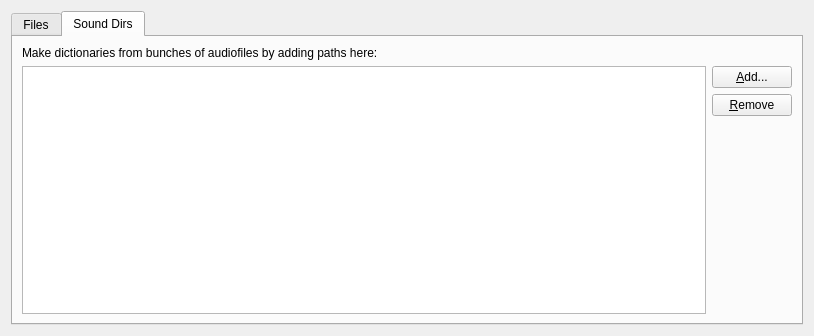
<?xml version="1.0" encoding="UTF-8"?>
<ui version="4.0">
 <class>Sources</class>
 <widget class="QWidget" name="Sources">
  <property name="geometry">
   <rect>
    <x>0</x>
    <y>0</y>
    <width>814</width>
    <height>336</height>
   </rect>
  </property>
  <property name="windowTitle">
   <string notr="true">Sources</string>
  </property>
  <layout class="QVBoxLayout" name="verticalLayout_5">
   <item>
    <widget class="QTabWidget" name="tabWidget">
     <property name="currentIndex">
      <number>1</number>
     </property>
     <property name="iconSize">
      <size>
       <width>15</width>
       <height>15</height>
      </size>
     </property>
     <property name="usesScrollButtons">
      <bool>false</bool>
     </property>
     <widget class="QWidget" name="filesTab">
      <attribute name="icon">
       <iconset resource="resources.qrc">
        <normaloff>:/icons/filesave.png</normaloff>:/icons/filesave.png</iconset>
      </attribute>
      <attribute name="title">
       <string>Files</string>
      </attribute>
      <layout class="QVBoxLayout" name="verticalLayout_2">
       <item>
        <widget class="QLabel" name="label">
         <property name="text">
          <string>Paths to search for the dictionary files:</string>
         </property>
        </widget>
       </item>
       <item>
        <layout class="QHBoxLayout" name="horizontalLayout">
         <item>
          <widget class="QTreeView" name="paths"/>
         </item>
         <item>
          <layout class="QVBoxLayout" name="verticalLayout">
           <item>
            <widget class="QPushButton" name="addPath">
             <property name="text">
              <string>&amp;Add...</string>
             </property>
            </widget>
           </item>
           <item>
            <widget class="QPushButton" name="removePath">
             <property name="text">
              <string>&amp;Remove</string>
             </property>
            </widget>
           </item>
           <item>
            <spacer name="verticalSpacer">
             <property name="orientation">
              <enum>Qt::Vertical</enum>
             </property>
             <property name="sizeHint" stdset="0">
              <size>
               <width>17</width>
               <height>68</height>
              </size>
             </property>
            </spacer>
           </item>
           <item>
            <widget class="QPushButton" name="rescan">
             <property name="text">
              <string>Re&amp;scan now</string>
             </property>
            </widget>
           </item>
          </layout>
         </item>
        </layout>
       </item>
      </layout>
     </widget>
     <widget class="QWidget" name="tab">
      <attribute name="icon">
       <iconset resource="resources.qrc">
        <normaloff>:/icons/fileopen.png</normaloff>:/icons/fileopen.png</iconset>
      </attribute>
      <attribute name="title">
       <string>Sound Dirs</string>
      </attribute>
      <layout class="QVBoxLayout" name="verticalLayout_7">
       <item>
        <widget class="QLabel" name="label_3">
         <property name="text">
          <string>Make dictionaries from bunches of audiofiles by adding paths here:</string>
         </property>
        </widget>
       </item>
       <item>
        <layout class="QHBoxLayout" name="horizontalLayout_3">
         <item>
          <widget class="QTreeView" name="soundDirs"/>
         </item>
         <item>
          <layout class="QVBoxLayout" name="verticalLayout_6">
           <item>
            <widget class="QPushButton" name="addSoundDir">
             <property name="text">
              <string>&amp;Add...</string>
             </property>
            </widget>
           </item>
           <item>
            <widget class="QPushButton" name="removeSoundDir">
             <property name="text">
              <string>&amp;Remove</string>
             </property>
            </widget>
           </item>
           <item>
            <spacer name="verticalSpacer_3">
             <property name="orientation">
              <enum>Qt::Vertical</enum>
             </property>
             <property name="sizeHint" stdset="0">
              <size>
               <width>20</width>
               <height>40</height>
              </size>
             </property>
            </spacer>
           </item>
          </layout>
         </item>
        </layout>
       </item>
      </layout>
     </widget>
    </widget>
   </item>
  </layout>
 </widget>
 <tabstops>
  <tabstop>tabWidget</tabstop>
  <tabstop>addPath</tabstop>
  <tabstop>removePath</tabstop>
  <tabstop>rescan</tabstop>
  <tabstop>soundDirs</tabstop>
  <tabstop>addSoundDir</tabstop>
  <tabstop>removeSoundDir</tabstop>
  <tabstop>paths</tabstop>
 </tabstops>
 <resources>
  <include location="resources.qrc"/>
 </resources>
 <connections/>
</ui>
